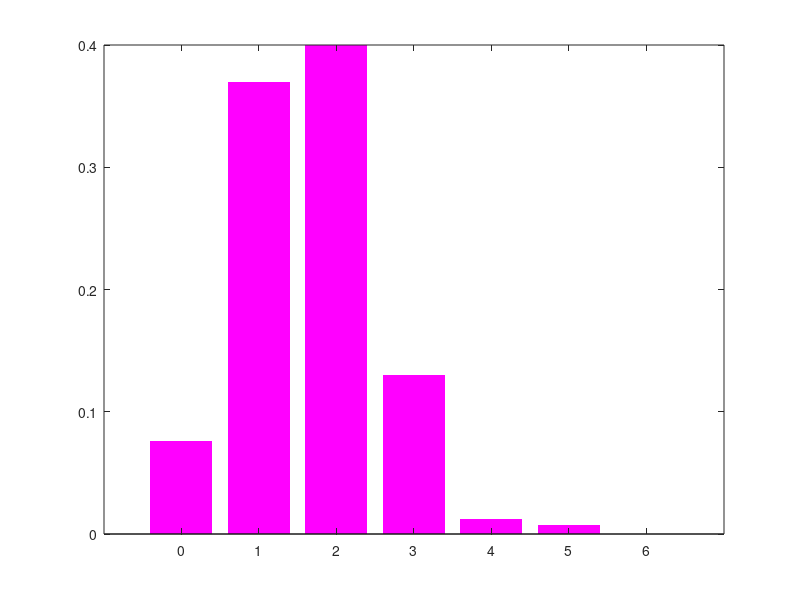
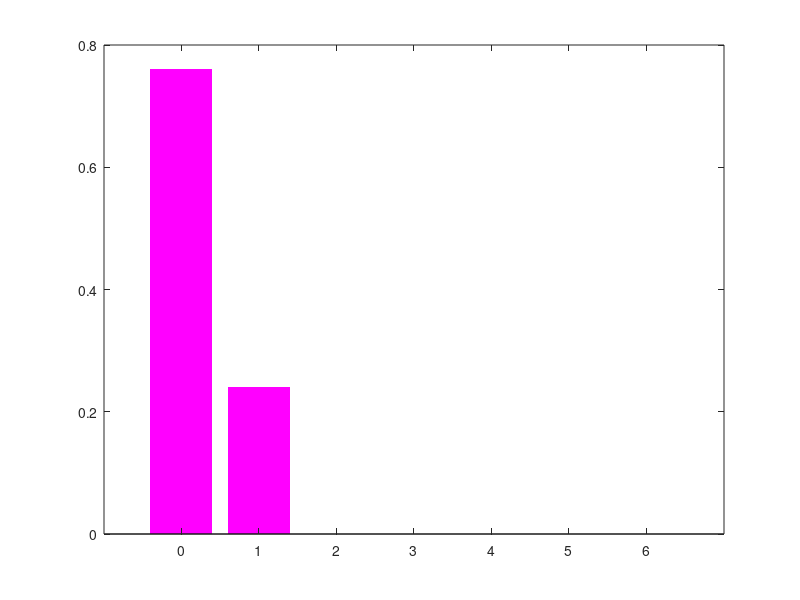
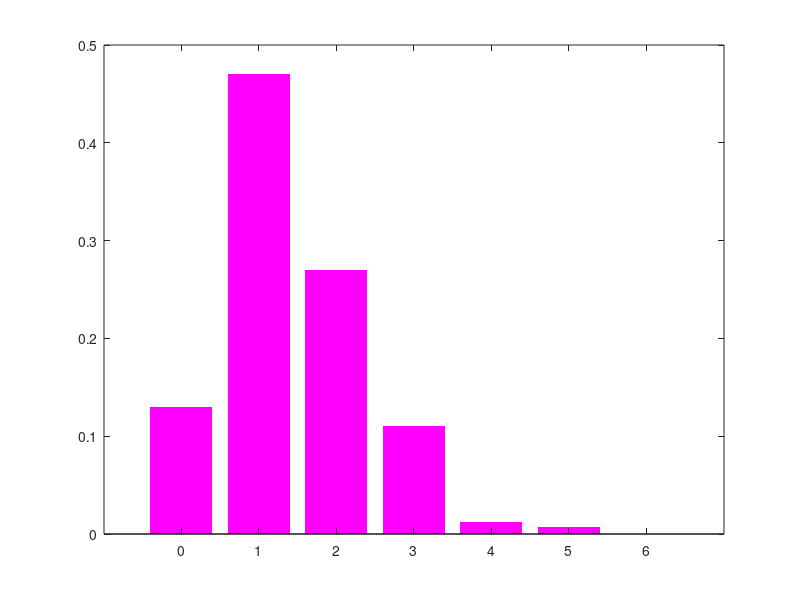

MATLAB code to generate these figures, in order: (Note: this script raises an error after producing the figures.)
%
%Implements and simulates (Gillespie algorithm) the mechanistic model (originally developed in
%Ozel et al (2019) Dev Cell) and described in the supplementary methods of
%Kiral et al (2020) Nature Communications that models a competition
%between filopodia for a limiting resource that stabilizes the filopodium.


close all
clear all

try
    load('AllSimulations.mat')
catch
end

Mutants = {'Control';'Atg6_mutant'; 'Atg7_mutant';'Atg6_rescue'};
mutantNr = 4;
mutant = char(Mutants(mutantNr));
MutantName = strrep(char(Mutants(mutantNr)),'_','-');
Colors = [.5 .5 .5;0 0 1;1 0 0;1 0 1];

if mutantNr == 4
    CompAdv = false;
    c0 = 0.0712; % from the parameter table
else
    CompAdv = true;%
    c0 = 1;%
end
ResourceLimitation = true;


% from Test_Feedback...
                %'WT';  'atg6'; 'atg7';     'atg6_rescue'
MutantFactorC3 = ones(1,4);%[1      0.98    2.09       1.145];%1.084]; % relative change in r2B
                %'WT';  'atg6'; 'atg7';     'atg6_rescue'
AverageBulbs =  [1.65    3.03    2.5         1.64];%0.45];%1.1210];

ResourceAccessFactor = AverageBulbs;

c = Colors(mutantNr,:);

%created by "PlotBulbousData.m"
                    % n0    n1      n2      n3       n4     n5      n6
ExpDensity_synBulb = [0     0.58    0.42    0        0      0       0; %Control
                      0     0.2     0.26    0.15     0.38   0       0; %Atg6_mutant
                      0     0.17    0.42    0.42     0      0       0; %Atg7_mutant  
                      0.76  0.24       0       0        0      0       0]; %Atg6_rescue 
        
                    % n0    n1      n2      n3       n4     n5      n6
ExpDensity_sBulb = [0.79   0.19     0.021   0       0       0       0; %Control
                    0.7    0.3      0       0       0       0       0; %Atg6_mutant
                    0.75   0.25     0       0       0       0       0; %Atg7_mutant  
                    0.13   0.47     0.27    0.11    0.012   0.0071  0]; %Atg6_rescue   
                    
                % if LifeTimeThreshold = 0 in counting routine
                    % n0    n1      n2      n3       n4     n5      n6
ExpDensity_AllBulb = [0     0.42    0.51    0.071    0       0       0; %Control                                               
                      0     0.083   0.28    0.25     0.3    0.087    0;  %Atg6_mutant                                          
                      0     0.047   0.43    0.49     0.031   0       0;  %Atg7_mutant
                      0.076 0.37    0.4     0.13     0.012   0.0071   0]; %Atg6_rescue
                                
% plots the data
                  
figure(3) 
edges = 0:7;
bar(edges(1:end-1),ExpDensity_AllBulb(mutantNr,:)','EdgeColor','none','FaceColor',c);
hold on

figure(4) 
edges = 0:7;
bar(edges(1:end-1),ExpDensity_synBulb(mutantNr,:)','EdgeColor','none','FaceColor',c);
hold on

figure(5) 
edges = 0:7;
bar(edges(1:end-1),ExpDensity_sBulb(mutantNr,:)','EdgeColor','none','FaceColor',c);
hold on

%parameters as described in the Suppl. Materials of Kiral et al. (2020) Nat
%Comm
r2B = 0.0948; % known (r2B wt)
c_in = 0.07; % 
c_out = 1.5;% 

NrStates = 120; % reflecting boundary

r2B = r2B*MutantFactorC3(mutantNr);

if ResourceLimitation
    X0 = zeros(1,NrStates+1);
    X0(1) = round(NrStates*ResourceAccessFactor(mutantNr));%R
end

BulbousLengthThreshold = round(NrStates/4); % below this bulbs are nor recogized as bulbs

t = 0;

X = X0;
tend = 100000;%one long trajectory

Xsave = nan(tend,length(X0));
tsave = nan(tend,1);
if ResourceLimitation
    FiloID = nan(X0(1)*2,3);  % lifetime, length, maximum length
else
    FiloID = nan(100,3);  % lifetime, length, maximum length
end
Lifetimes = nan(5000,4);  % Lifetime, Starttime, Endtime, max length
counter = 0;
counter2 = 0;
NextRecordingTime = t+1;%imaging frame interval (1 min)
while t < tend
    if CompAdv
        a = propensityCompetAdv(X,NrStates,r2B,c_in,c0,c_out,mutantNr);
    else
        a = propensityNoCompetAdv(X,NrStates,r2B,c_in,c0,c_out,mutantNr);
    end
    
    a0 = sum(a);
    
    r1 = rand;
    tau = (1/a0)*log(1/r1);%time step
    t = t+tau; %time update
    % 2. sample reaction
    r2 = rand;
    j = find(r2 <= cumsum(a)/a0,1);
    
    %save data
   if t >= NextRecordingTime
        CurrentRecordingTime = floor(t);
        NrRecordings = CurrentRecordingTime-NextRecordingTime +1;
        
        Xsave(NextRecordingTime+1:CurrentRecordingTime+1,:) = repmat(X,NrRecordings,1);
        tsave(NextRecordingTime+1:CurrentRecordingTime+1) = repmat(t,NrRecordings,1);    
        
        NextRecordingTime = CurrentRecordingTime+1;
    end
    
    %ExecuteReaction
    [X,Lifetimes,FiloID,counter2] = ExecuteReaction(X,j,NrStates,Lifetimes,FiloID,tau,counter2,t);
    if ~ResourceLimitation
        X(1) = X0(1);
    end
end

Lifetimes = Lifetimes(1:counter2,:);

LT = Lifetimes(:,1);
idx = Lifetimes(:,4) > BulbousLengthThreshold;

MechSimulation.(mutant).P60.Bulb.LTimes = LT(idx);
save('./AllSimulations.mat','MechSimulation');%,'-append');


figure(6)
histogram(LT(idx),[0:10:50, inf],'Normalization','probability','FaceColor',Colors(mutantNr,:));
xlim([0 60])
title('histogram of lifetimes','Fontsize',20)
set(gca,'FontSize',18)
set(gca,'XTickLabels', {'0';'10';'20';'30';'40';'50';'>60'},'Fontsize',18)
xlabel('Lifetime (min)','Fontsize',20)
ylabel('Frequency','Fontsize',20)
ylim([0 0.9])
%print(6,'-dtiff',strcat('./Figures/Mechanistic_LifeTimes',MutantName,'.tiff'))
%print(6,'-depsc2',strcat('./Figures/Mechanistic_LifeTimes',MutantName,'.eps'))

%% Number short vs. long lived Bulbs
NbrsStabBulb = zeros(1,tend);
NbrsBulbs = zeros(1,tend);
        
%For each growth cone
%Number of Bulbpodia at time instance
Idx =  Lifetimes(:,4)> BulbousLengthThreshold & Lifetimes(:,1) < 40;
NrBulbs = sum(Idx);
Starts = ceil(Lifetimes(Idx,2));
Ends = floor(Lifetimes(Idx,3));
AllNrBulbs = zeros(1,tend);
for counter2 = 1:NrBulbs
    StartT = Starts(counter2);
    EndT = Ends(counter2);
    AllNrBulbs(StartT:EndT) = AllNrBulbs(StartT:EndT)+1;
end
% %Number of Bulbpodia at time instance
Idx = Lifetimes(:,4)> BulbousLengthThreshold & Lifetimes(:,1) >= 40;
NrStabBulbs = sum(Idx);
Starts = ceil(Lifetimes(Idx,2));
Ends = floor(Lifetimes(Idx,3));
AllStabBulbs = zeros(1,tend);   
for counter2 = 1:NrStabBulbs
    StartT = Starts(counter2);
    EndT = Ends(counter2);
    AllStabBulbs(StartT:EndT)= AllStabBulbs(StartT:EndT)+ 1;
end

%plot Number of Bulbpodia at time instance
figure(101)
subplot(2,1,1)
hold on
plot(AllNrBulbs,':','LineWidth',2)
ylabel('short lived')
subplot(2,1,2)
hold on
plot(AllStabBulbs,':','LineWidth',2)
ylabel('long lived')

figure(3)%All Bulbs
edges = 0:8;
[N,edges] = histcounts(AllStabBulbs+AllNrBulbs,edges);
stairs(edges(1:end-1)-0.5,N./sum(N),'k','LineWidth',5)
set(gca,'FontSize',18)
title(strcat('Number bulbs:',MutantName),'Fontsize',20)
xlabel('number','Fontsize',20)
ylabel('frequency','Fontsize',20)
SimDensity_AllBulb = N./sum(N)

%print(3,'-dtiff',strcat('./Figures/Mechanistic_Bulb',MutantName,'.tiff'))
%print(3,'-depsc2',strcat('./Figures/Mechanistic_Bulb',MutantName,'.eps'))

figure(4)%long-lived
[N,edges] = histcounts(AllStabBulbs,edges);
stairs(edges(1:end-1)-0.5,N./sum(N),'k','LineWidth',3)
title('Number stable bulbs')
xlabel('number','Fontsize',16)
ylabel('frequency','Fontsize',16)
set(gca,'FontSize',14)
SimDensity_StabBulb = N./sum(N)

figure(5)% short-lived
[N,edges] = histcounts(AllNrBulbs,edges);
stairs(edges(1:end-1)-0.5,N./sum(N),'k','LineWidth',3)
title('Number transient bulbs')
xlabel('number','Fontsize',16)
ylabel('frequency','Fontsize',16)
set(gca,'FontSize',14)
SimDensity_TransBulb = N./sum(N)

function a = propensityCompetAdv(X,NrStates,r2B,c_in,c0,c_out,mutantNr)
    
    a = zeros(NrStates*3+1,1);
    %1)%0 -> B; filopodial birth
    a(1) = r2B; 
    %2)%B(i)+ R -> B(i+1); accumulation of resource
    a(2:NrStates) = X(1).*X(2:end-1)*c_in;
    %B(N)+R -> B(N+1)
    a(NrStates+1) = 0; % boundary condition
    %3)B(i) -> 0 + i*R ; retraction and release of resource
    current = NrStates+1;
    a(current+1:current+1+NrStates-1) = X(2:end).*c0.*1./((1:NrStates));
    %4) B(i) -> B(i-1) + R; release of a single resource
    current = current+1+NrStates-1;
    % B(0) -> B(-1)  
    a(current+1) = 0; % boundary condition
    % B(i) -> B(i-1) + R
    a(current+2:current+1+NrStates-1) = X(3:end).*c_out; 

end

function a = propensityNoCompetAdv(X,NrStates,r2B,c_in,c0,c_out,mutantNr)
    r2B = r2B*1;
    a = zeros(NrStates*3+1,1);
    %1)0 -> B
    a(1) = r2B; 
    %2)B(i)+ R -> B(i+1)
    a(2:NrStates) = X(1).*X(2:end-1)*c_in;%
    a(NrStates+1) = 0;%B(N)+R -> B(N+1); boundary condition
    %3)B(i) -> 0 + i*R
    current = NrStates+1;
    a(current+1:current+1+NrStates-1) = X(2:end).*c0;% 
    %4) B(i) -> B(i-1) + R
    current = current+1+NrStates-1;
    a(current+1) = 0;% B(0) -> B(-1); boundary condition
    a(current+2:current+1+NrStates-1) = X(3:end).*c_out; % B(i) -> B(i-1) + R

end


function [X,Lifetimes,FiloID,counter2] = ExecuteReaction(X,r,NrStates,Lifetimes,FiloID,tau,counter2,t)
    %r is the index of the reaction
    
    idx = find(~isnan(FiloID(:,1)));
    FiloID(idx,1) = FiloID(idx,1) + tau;
    
    %1) 0 -> B
   if r == 1 
       X(2) = X(2) + 1;   
       idx = find(isnan(FiloID(:,1)),1);
       FiloID(idx,1) = 0;
       FiloID(idx,2) = 1;
       FiloID(idx,3) = 1;
   %2) R + B(i) -> B(i+1)
   elseif 2 <= r && r <= NrStates+1 
      X(r) = X(r)-1;
      X(r+1) = X(r+1) + 1;
      X(1) = X(1) - 1;
      
      leng = r-1;
      lgx = find(round(FiloID(:,2)) == leng);
      idx = randi(length(lgx));
      idx2 = lgx(idx);
      FiloID(idx2,2) = leng+1;
      FiloID(idx2,3) = max(FiloID(idx2,3),FiloID(idx2,2));
      
   %3) B(i) -> 0 + i*R
   elseif NrStates+2 <= r && r <= 2*NrStates+1 
       idx = r-NrStates;
       X(idx) = X(idx)-1;
       X(1) = X(1) + idx-2;
       
      leng = idx-1;
      lgx = find(round(FiloID(:,2)) == leng);
      idx = randi(length(lgx));
      idx2 = lgx(idx);
      
      if FiloID(idx2,1) >= t-floor(t)  % if lifetime is exceeds the last storage/imaging point
          counter2 = counter2 +1;
          Lifetimes(counter2,1) = FiloID(idx2,1);%LifeTime
          Lifetimes(counter2,3) = t;%EndTime
          Lifetimes(counter2,2) = t-Lifetimes(counter2,1);%StartTime
          Lifetimes(counter2,4) = FiloID(idx2,3);%max length
      end
      
      FiloID(idx2,3) = nan;
      FiloID(idx2,2) = nan;
      FiloID(idx2,1) = nan;

   %4) B(i) -> B(i-1) + R    
   else 
       idx = r-2*NrStates;
       X(idx-1) = X(idx-1)+1;
       X(idx) = X(idx) -1;
       X(1) = X(1) + 1;
       
       
      leng = idx-1;
      lgx = find(round(FiloID(:,2)) == leng);
      idx = randi(length(lgx));
      idx2 = lgx(idx);
      FiloID(idx2,2) = leng-1;
   end

end

